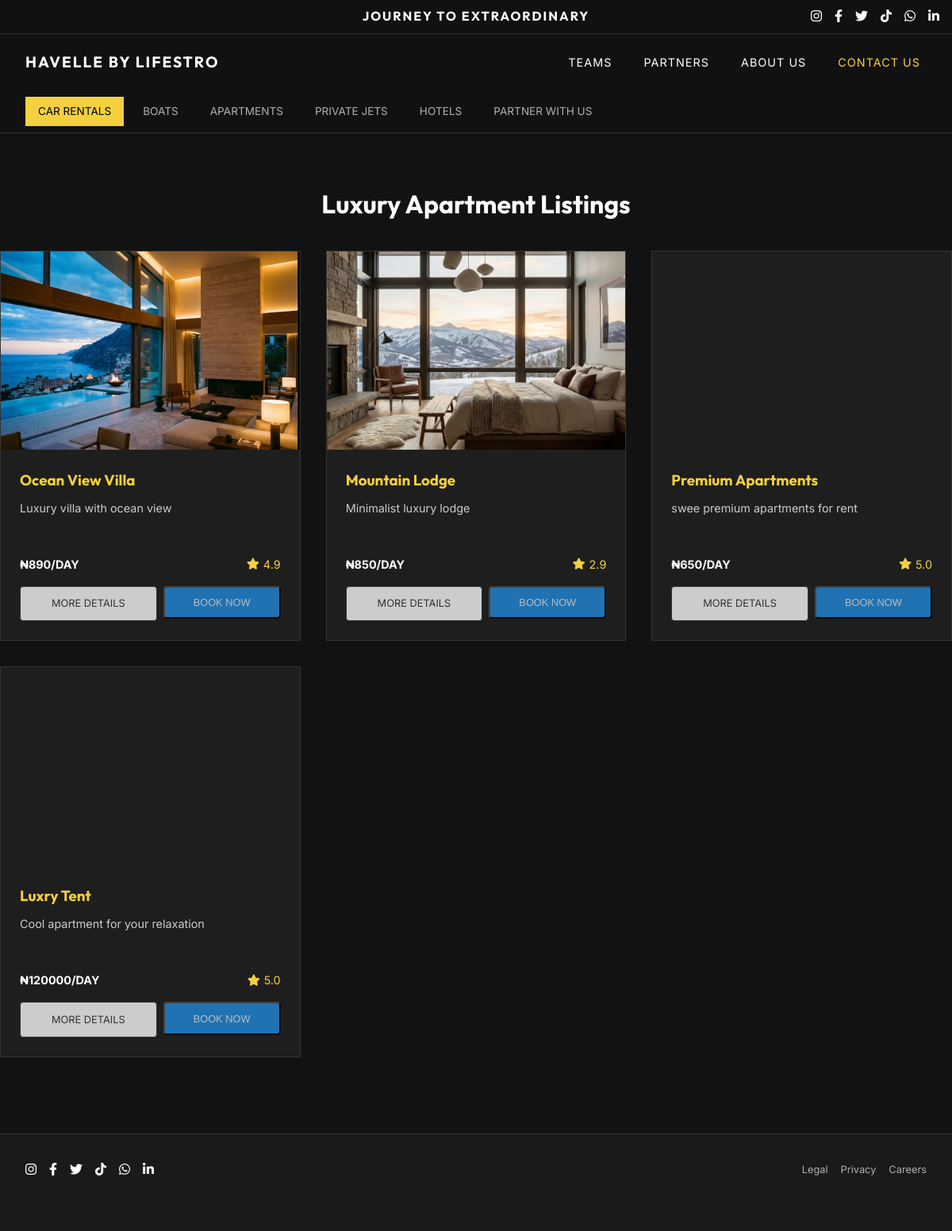
The app's page /apartments/ with its own data.
### landing/models.py (models this page shows, shortened)
class RentalItem(models.Model):
    category = models.ForeignKey(Category, on_delete=models.CASCADE, related_name='items')
    name = models.CharField(max_length=200)
    description = models.TextField()
    price_per_day = models.DecimalField(max_digits=10, decimal_places=2)
    rating = models.DecimalField(max_digits=3, decimal_places=1, default=5.0)
    image = models.ImageField(upload_to='rentals/')
    video_url = models.URLField(blank=True, null=True, help_text="Link to YouTube or Vimeo video")
    is_featured = models.BooleanField(default=False)

### landing/views.py (the view)
# urls.py: path('apartments/', views.apartment_list, name='apartment_list'),
def apartment_list(request):
    apartments = RentalItem.objects.filter(category__slug='apartments')
    return render(request, 'landing/apartment_list.html', {'apartments': apartments})

### landing/templates/landing/apartment_list.html (shortened to what this page needs)
{% extends 'landing/index.html' %}
{% load static %}
{% block content %}
<main class="container" style="padding: 4rem 0;">
    <h1 style="color: white; margin-bottom: 2rem; text-align: center;">Luxury Apartment Listings</h1>
    <div class="items-grid">
        {% for apt in apartments %}
        <div class="item-card">
            {% if apt.image %}
            <div class="item-img"
                style="background-image: url('{{ apt.image.url }}'); height: 250px; background-size: cover; background-position: center;">
            </div>
            {% elif apt.name|slugify == "ocean-view-villa" %}
            <div class="item-img"
                style="background-image: url('{% static 'landing/images/ocean-view-villa.png' %}'); height: 250px; background-size: cover; background-position: center;">
            </div>
            {% elif apt.name|slugify == "mountain-lodge" %}
            <div class="item-img"
                style="background-image: url('{% static 'landing/images/mountain-lodge.png' %}'); height: 250px; background-size: cover; background-position: center;">
            </div>
            {% else %}
            <div
                style="height: 250px; background: #222; display: flex; align-items: center; justify-content: center; color: #444;">
                <i class="fas fa-building fa-3x"></i>
            </div>
            {% endif %}
            <div class="item-details" style="padding: 1.5rem;">
                <h3 style="color: var(--accent-gold); margin-bottom: 0.5rem;">{{ apt.name }}</h3>
                <p style="color: #ccc; font-size: 0.9rem; margin-bottom: 1.5rem;">{{apt.description|truncatewords:20}}
                </p>
            </div>
            <div class="item-info"
                style="padding: 0 1.5rem 1rem; display: flex; justify-content: space-between; align-items: center;">
                <span class="price"
                    style="color: white; font-weight: 700;">₦{{apt.price_per_day|floatformat:0}}/DAY</span>
                <span class="rating" style="color: var(--accent-gold);"><i class="fas fa-star"></i>
                    {{apt.rating}}</span>
            </div>
            <div class="item-actions" style="padding: 0 1.5rem 1.5rem; display: flex; gap: 0.5rem;">
                <a href="{% url 'item_detail' apt.id %}" class="btn-outline"
                    style="flex: 1; text-align: center; font-size: 0.8rem; padding: 0.7rem; border-radius: 4px;">MORE
                    DETAILS</a>
                <form method="POST" action="{% url 'book_item' apt.id %}" style="flex: 1;">
                    {% if user.is_authenticated %}
                    <button type="submit" class="btn-fill"
                        style="width: 100%; border-radius: 4px; padding: 0.7rem; font-size: 0.8rem;">
                        BOOK NOW
                    </button>
                    {% else %}
                    <button type="button" class="btn-fill" onclick="alert('You must be logged in to book an item.');"
                        style="width: 100%; border-radius: 4px; padding: 0.7rem; font-size: 0.8rem; opacity: 0.7;">
                        BOOK NOW
                    </button>
                    {% endif %}
                </form>
            </div>
        </div>
        {% empty %}
        <div style="grid-column: 1 / -1; text-align: center; padding: 3rem;">
            <p style="color: white; font-size: 1.2rem;">No apartments available at the moment.</p>
        </div>
        {% endfor %}
    </div>
</main>
{% endblock %}

### landing/static/landing/css/style.css (style rules this page uses)
:root { --bg-color: #121212; --card-bg: #1e1e1e; --text-primary: #ffffff; --text-secondary: #b0b0b0; --accent-gold: #f4d03f; --accent-blue: #2196f3; --accent-blue-hover: #1976d2; --border-color: #333333; --input-bg: #2a2a2a; --transition-smooth: all 0.3s cubic-bezier(0.4, 0, 0.2, 1); }
* { margin: 0; padding: 0; box-sizing: border-box; }
body { background-color: var(--bg-color); color: var(--text-primary); font-family: 'Inter', sans-serif; line-height: 1.6; overflow-x: hidden; }
h1, h2, h3, .logo { font-family: 'Outfit', sans-serif; }
a { text-decoration: none; color: inherit; transition: var(--transition-smooth); }
.container { max-width: 1400px; margin: 0 auto; padding: 0 2rem; }
.items-grid { display: grid; grid-template-columns: repeat(auto-fill, minmax(320px, 1fr)); gap: 1.5rem; }
.item-card { background: var(--card-bg); border: 1px solid var(--border-color); overflow: hidden; transition: var(--transition-smooth); position: relative; }
.item-img { height: 240px; background-size: cover; background-position: center; }
.item-info { padding: 1.5rem; display: flex; justify-content: space-between; align-items: center; }
.price { font-weight: 700; font-size: 1.1rem; }
.rating { color: var(--accent-gold); display: flex; align-items: center; gap: 0.3rem; }
.btn-outline { border: 1px solid var(--border-color); padding: 1rem 4rem; font-size: 0.9rem; background: #ccc; color: #333; }
.btn-fill { background: var(--accent-blue); padding: 1rem 4rem; color: white; }

### records on screen
RentalItem: name "Ocean View Villa", description "Luxury villa with ocean view", price_per_day "890", rating "4.9"
RentalItem: name "Mountain Lodge", description "Minimalist luxury lodge", price_per_day "850", rating "2.9"
RentalItem: name "Premium Apartments", description "swee premium apartments for rent", price_per_day "650", rating "5.0"
RentalItem: name "Luxry Tent", description "Cool apartment for your relaxation", price_per_day "120000", rating "5.0"
